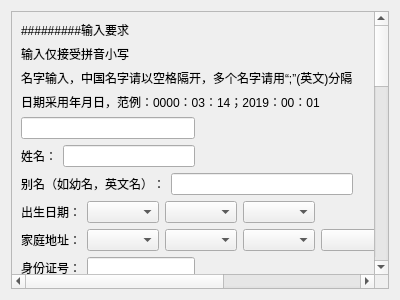
<?xml version="1.0" encoding="UTF-8"?>
<ui version="4.0">
 <class>w2</class>
 <widget class="QWidget" name="w2">
  <property name="geometry">
   <rect>
    <x>0</x>
    <y>0</y>
    <width>400</width>
    <height>300</height>
   </rect>
  </property>
  <property name="windowTitle">
   <string>Form</string>
  </property>
  <layout class="QGridLayout" name="gridLayout_5">
   <item row="0" column="0">
    <widget class="QScrollArea" name="scrollArea">
     <property name="minimumSize">
      <size>
       <width>1</width>
       <height>0</height>
      </size>
     </property>
     <property name="widgetResizable">
      <bool>true</bool>
     </property>
     <widget class="QWidget" name="scrollAreaWidgetContents">
      <property name="geometry">
       <rect>
        <x>-111</x>
        <y>0</y>
        <width>487</width>
        <height>930</height>
       </rect>
      </property>
      <layout class="QGridLayout" name="gridLayout">
       <item row="0" column="0">
        <widget class="QLabel" name="label_15">
         <property name="text">
          <string>#########输入要求</string>
         </property>
        </widget>
       </item>
       <item row="1" column="0">
        <widget class="QLabel" name="label_36">
         <property name="text">
          <string>输入仅接受拼音小写</string>
         </property>
        </widget>
       </item>
       <item row="2" column="0" colspan="2">
        <widget class="QLabel" name="label_34">
         <property name="text">
          <string>名字输入，中国名字请以空格隔开，多个名字请用“;”(英文)分隔</string>
         </property>
        </widget>
       </item>
       <item row="3" column="0" colspan="2">
        <widget class="QLabel" name="label_35">
         <property name="text">
          <string>日期采用年月日，范例：0000：03：14；2019：00：01</string>
         </property>
        </widget>
       </item>
       <item row="4" column="0">
        <widget class="QLineEdit" name="lineEdit_26"/>
       </item>
       <item row="4" column="2">
        <spacer name="horizontalSpacer_2">
         <property name="orientation">
          <enum>Qt::Horizontal</enum>
         </property>
         <property name="sizeHint" stdset="0">
          <size>
           <width>39</width>
           <height>20</height>
          </size>
         </property>
        </spacer>
       </item>
       <item row="5" column="0">
        <layout class="QHBoxLayout" name="horizontalLayout">
         <item>
          <widget class="QLabel" name="label">
           <property name="text">
            <string>姓名：</string>
           </property>
          </widget>
         </item>
         <item>
          <widget class="QLineEdit" name="thename"/>
         </item>
        </layout>
       </item>
       <item row="5" column="1">
        <spacer name="horizontalSpacer_4">
         <property name="orientation">
          <enum>Qt::Horizontal</enum>
         </property>
         <property name="sizeHint" stdset="0">
          <size>
           <width>39</width>
           <height>20</height>
          </size>
         </property>
        </spacer>
       </item>
       <item row="6" column="0" colspan="2">
        <layout class="QHBoxLayout" name="horizontalLayout_2">
         <item>
          <widget class="QLabel" name="label_12">
           <property name="text">
            <string>别名（如幼名，英文名）：</string>
           </property>
          </widget>
         </item>
         <item>
          <widget class="QLineEdit" name="short_name"/>
         </item>
        </layout>
       </item>
       <item row="6" column="4">
        <spacer name="horizontalSpacer">
         <property name="orientation">
          <enum>Qt::Horizontal</enum>
         </property>
         <property name="sizeHint" stdset="0">
          <size>
           <width>39</width>
           <height>20</height>
          </size>
         </property>
        </spacer>
       </item>
       <item row="7" column="0" colspan="3">
        <layout class="QFormLayout" name="formLayout_5">
         <item row="0" column="0">
          <layout class="QHBoxLayout" name="horizontalLayout_3">
           <item>
            <widget class="QLabel" name="label_2">
             <property name="text">
              <string>出生日期：</string>
             </property>
            </widget>
           </item>
           <item>
            <widget class="QComboBox" name="birth_year"/>
           </item>
           <item>
            <widget class="QComboBox" name="birth_month"/>
           </item>
           <item>
            <widget class="QComboBox" name="birth_day"/>
           </item>
          </layout>
         </item>
         <item row="1" column="0">
          <layout class="QHBoxLayout" name="horizontalLayout_4">
           <item>
            <widget class="QLabel" name="label3">
             <property name="text">
              <string>家庭地址：</string>
             </property>
            </widget>
           </item>
           <item>
            <widget class="QComboBox" name="province"/>
           </item>
           <item>
            <widget class="QComboBox" name="shi"/>
           </item>
           <item>
            <widget class="QComboBox" name="xian"/>
           </item>
           <item>
            <widget class="QComboBox" name="zheng"/>
           </item>
           <item>
            <widget class="QComboBox" name="cun"/>
           </item>
          </layout>
         </item>
        </layout>
       </item>
       <item row="7" column="5">
        <spacer name="horizontalSpacer_3">
         <property name="orientation">
          <enum>Qt::Horizontal</enum>
         </property>
         <property name="sizeHint" stdset="0">
          <size>
           <width>32</width>
           <height>20</height>
          </size>
         </property>
        </spacer>
       </item>
       <item row="8" column="0">
        <layout class="QGridLayout" name="gridLayout_4">
         <item row="0" column="0">
          <widget class="QLabel" name="label_4">
           <property name="text">
            <string>身份证号：</string>
           </property>
          </widget>
         </item>
         <item row="0" column="1">
          <widget class="QLineEdit" name="ID"/>
         </item>
        </layout>
       </item>
       <item row="8" column="2">
        <spacer name="horizontalSpacer_5">
         <property name="orientation">
          <enum>Qt::Horizontal</enum>
         </property>
         <property name="sizeHint" stdset="0">
          <size>
           <width>49</width>
           <height>20</height>
          </size>
         </property>
        </spacer>
       </item>
       <item row="9" column="0">
        <layout class="QHBoxLayout" name="horizontalLayout_6">
         <item>
          <widget class="QLabel" name="label_5">
           <property name="text">
            <string>手机号：</string>
           </property>
          </widget>
         </item>
         <item>
          <widget class="QLineEdit" name="phone"/>
         </item>
        </layout>
       </item>
       <item row="9" column="2">
        <spacer name="horizontalSpacer_6">
         <property name="orientation">
          <enum>Qt::Horizontal</enum>
         </property>
         <property name="sizeHint" stdset="0">
          <size>
           <width>36</width>
           <height>20</height>
          </size>
         </property>
        </spacer>
       </item>
       <item row="10" column="0">
        <layout class="QHBoxLayout" name="horizontalLayout_8">
         <item>
          <widget class="QLabel" name="label_7">
           <property name="text">
            <string>QQ号：</string>
           </property>
          </widget>
         </item>
         <item>
          <widget class="QLineEdit" name="qq"/>
         </item>
        </layout>
       </item>
       <item row="10" column="2">
        <spacer name="horizontalSpacer_7">
         <property name="orientation">
          <enum>Qt::Horizontal</enum>
         </property>
         <property name="sizeHint" stdset="0">
          <size>
           <width>51</width>
           <height>20</height>
          </size>
         </property>
        </spacer>
       </item>
       <item row="11" column="0">
        <layout class="QHBoxLayout" name="horizontalLayout_7">
         <item>
          <widget class="QLabel" name="label_6">
           <property name="text">
            <string>微信号：</string>
           </property>
          </widget>
         </item>
         <item>
          <widget class="QLineEdit" name="wechat_num"/>
         </item>
        </layout>
       </item>
       <item row="11" column="2">
        <spacer name="horizontalSpacer_13">
         <property name="orientation">
          <enum>Qt::Horizontal</enum>
         </property>
         <property name="sizeHint" stdset="0">
          <size>
           <width>29</width>
           <height>20</height>
          </size>
         </property>
        </spacer>
       </item>
       <item row="12" column="0" colspan="2">
        <layout class="QHBoxLayout" name="horizontalLayout_9">
         <item>
          <widget class="QLabel" name="label_8">
           <property name="text">
            <string>社交软件上的昵称：</string>
           </property>
          </widget>
         </item>
         <item>
          <widget class="QLineEdit" name="socialname"/>
         </item>
        </layout>
       </item>
       <item row="12" column="3" colspan="2">
        <spacer name="horizontalSpacer_16">
         <property name="orientation">
          <enum>Qt::Horizontal</enum>
         </property>
         <property name="sizeHint" stdset="0">
          <size>
           <width>35</width>
           <height>20</height>
          </size>
         </property>
        </spacer>
       </item>
       <item row="13" column="0" colspan="5">
        <widget class="Line" name="line_3">
         <property name="orientation">
          <enum>Qt::Horizontal</enum>
         </property>
        </widget>
       </item>
       <item row="14" column="0" rowspan="2" colspan="2">
        <layout class="QGridLayout" name="gridLayout_2">
         <item row="0" column="0">
          <widget class="QLabel" name="label_9">
           <property name="text">
            <string>工作单位：</string>
           </property>
          </widget>
         </item>
         <item row="0" column="1">
          <layout class="QFormLayout" name="formLayout_3">
           <item row="0" column="0">
            <widget class="QLabel" name="label_13">
             <property name="text">
              <string>全名：</string>
             </property>
            </widget>
           </item>
           <item row="0" column="1">
            <widget class="QLineEdit" name="company_name"/>
           </item>
           <item row="1" column="0">
            <widget class="QLabel" name="label_14">
             <property name="text">
              <string>缩写：</string>
             </property>
            </widget>
           </item>
           <item row="1" column="1">
            <widget class="QLineEdit" name="company_stname"/>
           </item>
          </layout>
         </item>
        </layout>
       </item>
       <item row="15" column="3" colspan="2">
        <spacer name="horizontalSpacer_18">
         <property name="orientation">
          <enum>Qt::Horizontal</enum>
         </property>
         <property name="sizeHint" stdset="0">
          <size>
           <width>28</width>
           <height>20</height>
          </size>
         </property>
        </spacer>
       </item>
       <item row="16" column="0" colspan="5">
        <widget class="Line" name="line_2">
         <property name="orientation">
          <enum>Qt::Horizontal</enum>
         </property>
        </widget>
       </item>
       <item row="17" column="0" rowspan="2" colspan="2">
        <layout class="QFormLayout" name="formLayout_2">
         <item row="0" column="0">
          <widget class="QLabel" name="label_10">
           <property name="text">
            <string>爱好类：</string>
           </property>
          </widget>
         </item>
         <item row="0" column="1">
          <layout class="QFormLayout" name="formLayout">
           <item row="0" column="0">
            <widget class="QLabel" name="label_11">
             <property name="text">
              <string>宠物名：</string>
             </property>
            </widget>
           </item>
           <item row="0" column="1">
            <widget class="QLineEdit" name="like_pet"/>
           </item>
           <item row="1" column="0">
            <widget class="QLabel" name="label_16">
             <property name="text">
              <string>明星：</string>
             </property>
            </widget>
           </item>
           <item row="1" column="1">
            <widget class="QLineEdit" name="like_star"/>
           </item>
           <item row="2" column="0">
            <widget class="QLabel" name="label_17">
             <property name="text">
              <string>运动：</string>
             </property>
            </widget>
           </item>
           <item row="2" column="1">
            <widget class="QLineEdit" name="like_sport"/>
           </item>
           <item row="3" column="0">
            <widget class="QLabel" name="label_18">
             <property name="text">
              <string>城市：</string>
             </property>
            </widget>
           </item>
           <item row="3" column="1">
            <widget class="QLineEdit" name="like_city"/>
           </item>
           <item row="4" column="0">
            <widget class="QLabel" name="label_19">
             <property name="text">
              <string>补充：</string>
             </property>
            </widget>
           </item>
           <item row="4" column="1">
            <widget class="QLineEdit" name="like_s"/>
           </item>
          </layout>
         </item>
        </layout>
       </item>
       <item row="18" column="3" colspan="2">
        <spacer name="horizontalSpacer_17">
         <property name="orientation">
          <enum>Qt::Horizontal</enum>
         </property>
         <property name="sizeHint" stdset="0">
          <size>
           <width>28</width>
           <height>20</height>
          </size>
         </property>
        </spacer>
       </item>
       <item row="19" column="0" colspan="5">
        <widget class="Line" name="line">
         <property name="orientation">
          <enum>Qt::Horizontal</enum>
         </property>
        </widget>
       </item>
       <item row="20" column="0" rowspan="2" colspan="2">
        <layout class="QGridLayout" name="gridLayout_3">
         <item row="0" column="0">
          <widget class="QLabel" name="label_20">
           <property name="text">
            <string>家属及朋友：</string>
           </property>
          </widget>
         </item>
         <item row="0" column="1">
          <layout class="QFormLayout" name="formLayout_4">
           <item row="0" column="0">
            <widget class="QLabel" name="label_21">
             <property name="text">
              <string>爱人：</string>
             </property>
            </widget>
           </item>
           <item row="0" column="1">
            <widget class="QLineEdit" name="fam_lover"/>
           </item>
           <item row="1" column="0">
            <widget class="QLabel" name="label_22">
             <property name="text">
              <string>子女：</string>
             </property>
            </widget>
           </item>
           <item row="1" column="1">
            <widget class="QLineEdit" name="fam_children"/>
           </item>
           <item row="2" column="0">
            <widget class="QLabel" name="label_23">
             <property name="text">
              <string>父母：</string>
             </property>
            </widget>
           </item>
           <item row="2" column="1">
            <widget class="QLineEdit" name="fam_parents"/>
           </item>
           <item row="3" column="0">
            <widget class="QLabel" name="label_24">
             <property name="text">
              <string>兄弟姊妹：</string>
             </property>
            </widget>
           </item>
           <item row="3" column="1">
            <widget class="QLineEdit" name="fam_bro_sis"/>
           </item>
           <item row="4" column="0">
            <widget class="QLabel" name="label_25">
             <property name="text">
              <string>朋友：</string>
             </property>
            </widget>
           </item>
           <item row="4" column="1">
            <widget class="QLineEdit" name="fam_frients"/>
           </item>
           <item row="5" column="0">
            <widget class="QLabel" name="label_26">
             <property name="text">
              <string>其他补充：</string>
             </property>
            </widget>
           </item>
           <item row="5" column="1">
            <widget class="QLineEdit" name="fam_s"/>
           </item>
          </layout>
         </item>
        </layout>
       </item>
       <item row="21" column="4">
        <spacer name="horizontalSpacer_19">
         <property name="orientation">
          <enum>Qt::Horizontal</enum>
         </property>
         <property name="sizeHint" stdset="0">
          <size>
           <width>43</width>
           <height>20</height>
          </size>
         </property>
        </spacer>
       </item>
       <item row="22" column="0" colspan="5">
        <widget class="Line" name="line_4">
         <property name="orientation">
          <enum>Qt::Horizontal</enum>
         </property>
        </widget>
       </item>
       <item row="23" column="0" rowspan="2" colspan="2">
        <layout class="QHBoxLayout" name="horizontalLayout_14">
         <item>
          <widget class="QLabel" name="label_29">
           <property name="text">
            <string>其他未提及的字母串：</string>
           </property>
          </widget>
         </item>
         <item>
          <widget class="QLineEdit" name="other_strings"/>
         </item>
        </layout>
       </item>
       <item row="24" column="2">
        <widget class="QLabel" name="label_37">
         <property name="text">
          <string>比如:今晚月色真美—&gt;jwyszm</string>
         </property>
        </widget>
       </item>
       <item row="24" column="4">
        <spacer name="horizontalSpacer_8">
         <property name="orientation">
          <enum>Qt::Horizontal</enum>
         </property>
         <property name="sizeHint" stdset="0">
          <size>
           <width>40</width>
           <height>20</height>
          </size>
         </property>
        </spacer>
       </item>
       <item row="25" column="0" colspan="2">
        <layout class="QHBoxLayout" name="horizontalLayout_10">
         <item>
          <widget class="QLabel" name="label_27">
           <property name="text">
            <string>有重要意义的日子：</string>
           </property>
          </widget>
         </item>
         <item>
          <widget class="QLineEdit" name="import_data"/>
         </item>
        </layout>
       </item>
       <item row="25" column="2">
        <widget class="QLabel" name="label_3">
         <property name="text">
          <string>注意日期输入</string>
         </property>
        </widget>
       </item>
       <item row="25" column="4">
        <spacer name="horizontalSpacer_9">
         <property name="orientation">
          <enum>Qt::Horizontal</enum>
         </property>
         <property name="sizeHint" stdset="0">
          <size>
           <width>100</width>
           <height>20</height>
          </size>
         </property>
        </spacer>
       </item>
       <item row="26" column="0" colspan="3">
        <layout class="QHBoxLayout" name="horizontalLayout_11">
         <item>
          <widget class="QLabel" name="label_28">
           <property name="text">
            <string>图腾数字（比如说幸运数字，邮编，门牌号）：</string>
           </property>
          </widget>
         </item>
         <item>
          <widget class="QLineEdit" name="import_num"/>
         </item>
        </layout>
       </item>
       <item row="26" column="5">
        <spacer name="horizontalSpacer_10">
         <property name="orientation">
          <enum>Qt::Horizontal</enum>
         </property>
         <property name="sizeHint" stdset="0">
          <size>
           <width>82</width>
           <height>20</height>
          </size>
         </property>
        </spacer>
       </item>
       <item row="27" column="0" colspan="2">
        <layout class="QHBoxLayout" name="horizontalLayout_13">
         <item>
          <widget class="QLabel" name="label_30">
           <property name="text">
            <string>其他未提及的数字串：</string>
           </property>
          </widget>
         </item>
         <item>
          <widget class="QLineEdit" name="other_num"/>
         </item>
        </layout>
       </item>
       <item row="27" column="4">
        <spacer name="horizontalSpacer_11">
         <property name="orientation">
          <enum>Qt::Horizontal</enum>
         </property>
         <property name="sizeHint" stdset="0">
          <size>
           <width>87</width>
           <height>20</height>
          </size>
         </property>
        </spacer>
       </item>
       <item row="28" column="0">
        <layout class="QHBoxLayout" name="horizontalLayout_12">
         <item>
          <widget class="QLabel" name="label_31">
           <property name="text">
            <string>旧密码：</string>
           </property>
          </widget>
         </item>
         <item>
          <widget class="QLineEdit" name="other_code"/>
         </item>
        </layout>
       </item>
       <item row="28" column="2">
        <spacer name="horizontalSpacer_12">
         <property name="orientation">
          <enum>Qt::Horizontal</enum>
         </property>
         <property name="sizeHint" stdset="0">
          <size>
           <width>36</width>
           <height>20</height>
          </size>
         </property>
        </spacer>
       </item>
       <item row="29" column="0" colspan="2">
        <layout class="QHBoxLayout" name="horizontalLayout_16">
         <item>
          <widget class="QLabel" name="label_33">
           <property name="text">
            <string>是否加入本软件提供的密码库：</string>
           </property>
          </widget>
         </item>
         <item>
          <widget class="QCheckBox" name="check_add">
           <property name="text">
            <string>CheckBox</string>
           </property>
          </widget>
         </item>
        </layout>
       </item>
       <item row="29" column="4">
        <spacer name="horizontalSpacer_14">
         <property name="orientation">
          <enum>Qt::Horizontal</enum>
         </property>
         <property name="sizeHint" stdset="0">
          <size>
           <width>87</width>
           <height>20</height>
          </size>
         </property>
        </spacer>
       </item>
       <item row="30" column="0" colspan="2">
        <layout class="QHBoxLayout" name="horizontalLayout_15">
         <item>
          <widget class="QLabel" name="label_32">
           <property name="text">
            <string>是否有特殊字符要求：</string>
           </property>
          </widget>
         </item>
         <item>
          <widget class="QCheckBox" name="check_special">
           <property name="text">
            <string>CheckBox</string>
           </property>
          </widget>
         </item>
        </layout>
       </item>
       <item row="30" column="3" colspan="2">
        <spacer name="horizontalSpacer_15">
         <property name="orientation">
          <enum>Qt::Horizontal</enum>
         </property>
         <property name="sizeHint" stdset="0">
          <size>
           <width>32</width>
           <height>20</height>
          </size>
         </property>
        </spacer>
       </item>
       <item row="31" column="2">
        <spacer name="horizontalSpacer_20">
         <property name="orientation">
          <enum>Qt::Horizontal</enum>
         </property>
         <property name="sizeHint" stdset="0">
          <size>
           <width>36</width>
           <height>20</height>
          </size>
         </property>
        </spacer>
       </item>
       <item row="31" column="3" colspan="2">
        <widget class="QPushButton" name="pushButton">
         <property name="text">
          <string>确认生成密码库</string>
         </property>
        </widget>
       </item>
       <item row="31" column="5">
        <spacer name="horizontalSpacer_21">
         <property name="orientation">
          <enum>Qt::Horizontal</enum>
         </property>
         <property name="sizeHint" stdset="0">
          <size>
           <width>86</width>
           <height>20</height>
          </size>
         </property>
        </spacer>
       </item>
      </layout>
     </widget>
    </widget>
   </item>
  </layout>
 </widget>
 <resources/>
 <connections/>
</ui>
